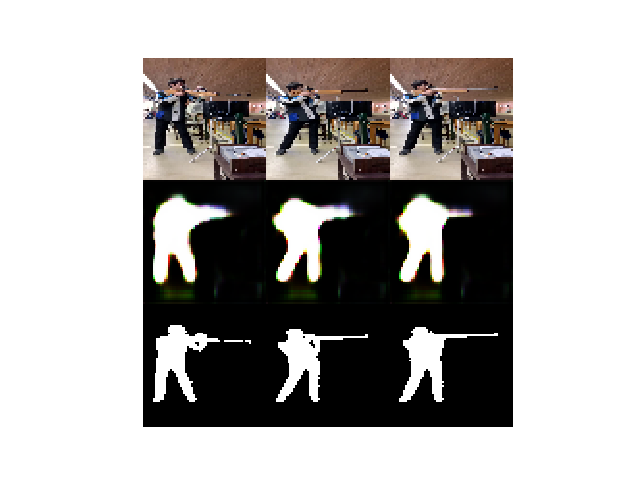
#> input picture linux/pix2pix/current_batch_training.png, 640 x 480 px
$ python -i removeNoise.py   (imports and definitions only)
#> lines starting #> are read from the running program, lines starting #| are printed output that depends on the picture
#> further down, picture is the input picture: shape (480, 640, 3); mean B, G, R 169.2, 170.8, 173.2
import cv2
import matplotlib.pyplot as plt
import h5py
import numpy as np
from PIL import Image

#f = h5py.File('E:/data/pix2pix/output/outputData.h5', 'r')

def pil2cv(image):
    ''' PIL型 -> OpenCV型 '''
    new_image = np.array(image, dtype=np.uint8)
    if new_image.ndim == 2:  # モノクロ
        pass
    elif new_image.shape[2] == 3:  # カラー
        new_image = cv2.cvtColor(new_image, cv2.COLOR_RGB2BGR)
    elif new_image.shape[2] == 4:  # 透過
        new_image = cv2.cvtColor(new_image, cv2.COLOR_RGBA2BGRA)
    return new_image

def todo(image):
    # アパーチャーサイズ 3, 5, or 7 など 1 より大きい奇数。数値が大きいほどぼかしが出る。
    ksize=15
    kernel1 = np.ones((ksize,ksize),np.uint8)
    kernel2 = np.ones((3,3),np.uint8)
    #中央値フィルタ
    print(type(image), image.shape)
#| <class 'numpy.ndarray'> (480, 640, 3)
    #image = np.where(image.sum(axis=2) > 0, 255, 0).astype(np.uint8)
    image = image.astype(np.uint8)
    #img_gray = cv2.cvtColor(image, cv2.COLOR_BGR2GRAY)
    #print(img_gray.shape)
    img_mask = cv2.dilate(image, kernel2, iterations=1)
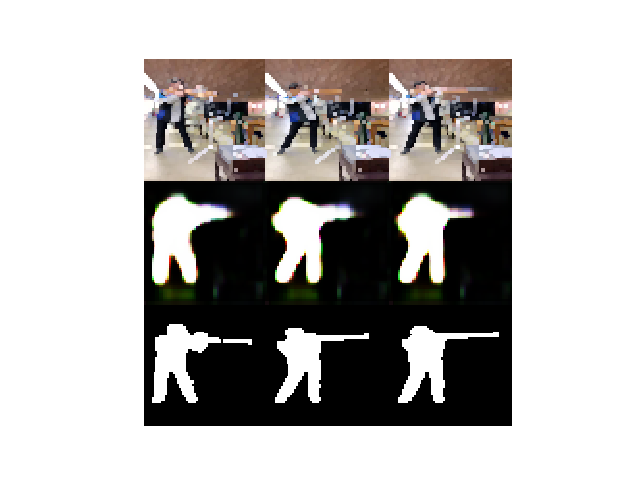
#> img_mask: shape (480, 640, 3); mean B, G, R 176.3, 177.9, 180.2
    #img_mask = cv2.morphologyEx(image, cv2.MORPH_CLOSE, kernel)
    img_mask = cv2.morphologyEx(img_mask, cv2.MORPH_OPEN, kernel1)
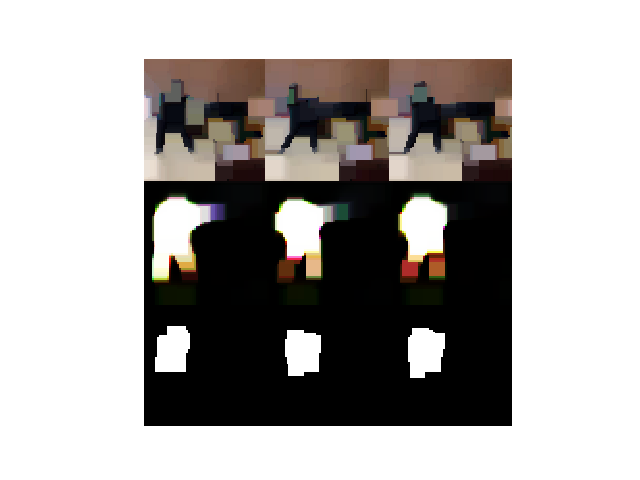
#> img_mask: shape (480, 640, 3); mean B, G, R 165.8, 167.9, 170.8

    #img_mask = cv2.medianBlur(image, ksize)
    #img_mask = np.where(img_mask.sum(axis=2) > 0, 255, 0)

    '''
    pil_img_mask = Image.fromarray((img_mask * 255).astype(np.uint8))
    #plt.imshow(img_mask)
    #plt.show()
    pil_img_mask = pil_img_mask.resize((720, 1280), Image.LANCZOS)
    '''
    cv2.imwrite('E:/data/pix2pix/output/saveTest.jpg', img_mask)
    #img_gray = cv2.cvtColor(img_mask, cv2.COLOR_RGB2GRAY)
    #img_sobel = cv2.Canny(img_gray, 100, 200)
    #cv2.imwrite('E:/data/pix2pix/output/saveEdge.jpg', img_sobel)
    kernel = np.ones((3,3),np.uint8)
    img_dilation =  cv2.dilate(img_mask, kernel, iterations=1)
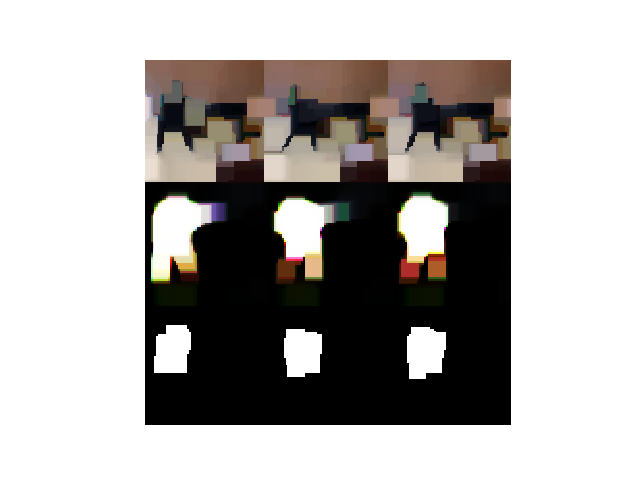
#> img_dilation: shape (480, 640, 3); mean B, G, R 168.9, 171.1, 174.1
    #cv2.imwrite('/media/koshiba/Data/pix2pix/output/proc_point', img_dilation)

    return img_dilation, img_dilation

# [2 lines not run here, left out]

>>> import cv2
>>> picture = cv2.imread('current_batch_training.png')
>>> result = todo(picture)

$ run again, on linux/pix2pix/current_batch_validation.png
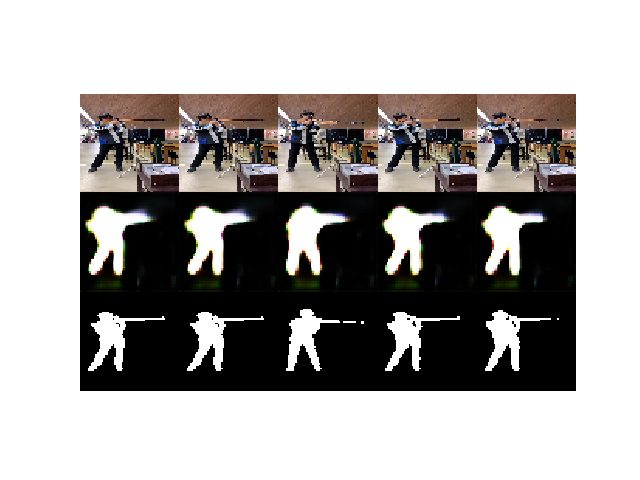
#> input picture linux/pix2pix/current_batch_validation.png, 640 x 480 px
#> picture is the input picture: shape (480, 640, 3); mean B, G, R 162.4, 164.2, 166.9
#| <class 'numpy.ndarray'> (480, 640, 3)
#> in todo, `img_mask = cv2.morphologyEx(img_mask, cv2.MORPH_OPEN, kernel1)`:
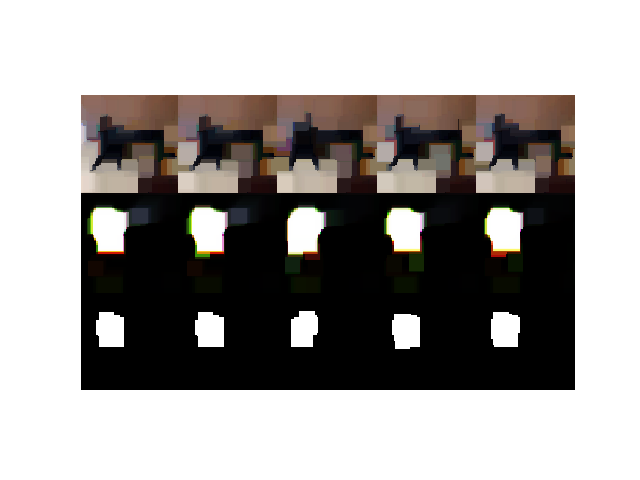
#> img_mask: shape (480, 640, 3); mean B, G, R 156.1, 158.2, 161.2
#> in todo, `img_dilation =  cv2.dilate(img_mask, kernel, iterations=1)`:
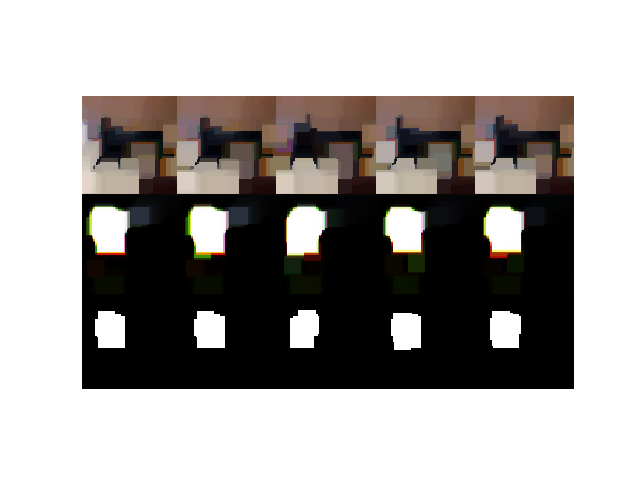
#> img_dilation: shape (480, 640, 3); mean B, G, R 159.5, 161.7, 164.8
